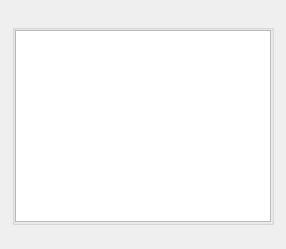
<?xml version="1.0" encoding="UTF-8"?>
<ui version="4.0">
 <class>HistoryView</class>
 <widget class="QWidget" name="HistoryView">
  <property name="windowTitle">
   <string>History Log</string>
  </property>
  <layout class="QVBoxLayout" name="main_layout">
   <property name="spacing">
    <number>12</number>
   </property>
   <property name="leftMargin">
    <number>12</number>
   </property>
   <property name="topMargin">
    <number>12</number>
   </property>
   <property name="rightMargin">
    <number>12</number>
   </property>
   <property name="bottomMargin">
    <number>12</number>
   </property>
   <item>
    <widget class="QWidget" name="header_container">
     <layout class="QVBoxLayout" name="header_layout">
      <property name="leftMargin">
       <number>0</number>
      </property>
      <property name="topMargin">
       <number>0</number>
      </property>
      <property name="rightMargin">
       <number>0</number>
      </property>
      <property name="bottomMargin">
       <number>0</number>
      </property>
     </layout>
    </widget>
   </item>
   <item>
    <widget class="QGroupBox" name="history_group">
     <property name="class" stdset="0">
      <string>FlatContentGroup</string>
     </property>
     <property name="title">
      <string/>
     </property>
     <layout class="QVBoxLayout" name="history_layout">
      <property name="leftMargin">
       <number>0</number>
      </property>
      <property name="topMargin">
       <number>0</number>
      </property>
      <property name="rightMargin">
       <number>0</number>
      </property>
      <property name="bottomMargin">
       <number>0</number>
      </property>
      <item>
       <widget class="QPlainTextEdit" name="history_log_widget">
        <property name="toolTip">
         <string>Log of pairings, results, and actions.</string>
        </property>
        <property name="readOnly">
         <bool>true</bool>
        </property>
       </widget>
      </item>
     </layout>
    </widget>
   </item>
   <item>
    <widget class="QWidget" name="placeholder_container">
     <layout class="QVBoxLayout" name="placeholder_layout">
      <property name="leftMargin">
       <number>0</number>
      </property>
      <property name="topMargin">
       <number>0</number>
      </property>
      <property name="rightMargin">
       <number>0</number>
      </property>
      <property name="bottomMargin">
       <number>0</number>
      </property>
     </layout>
    </widget>
   </item>
  </layout>
 </widget>
 <resources/>
 <connections/>
</ui>
